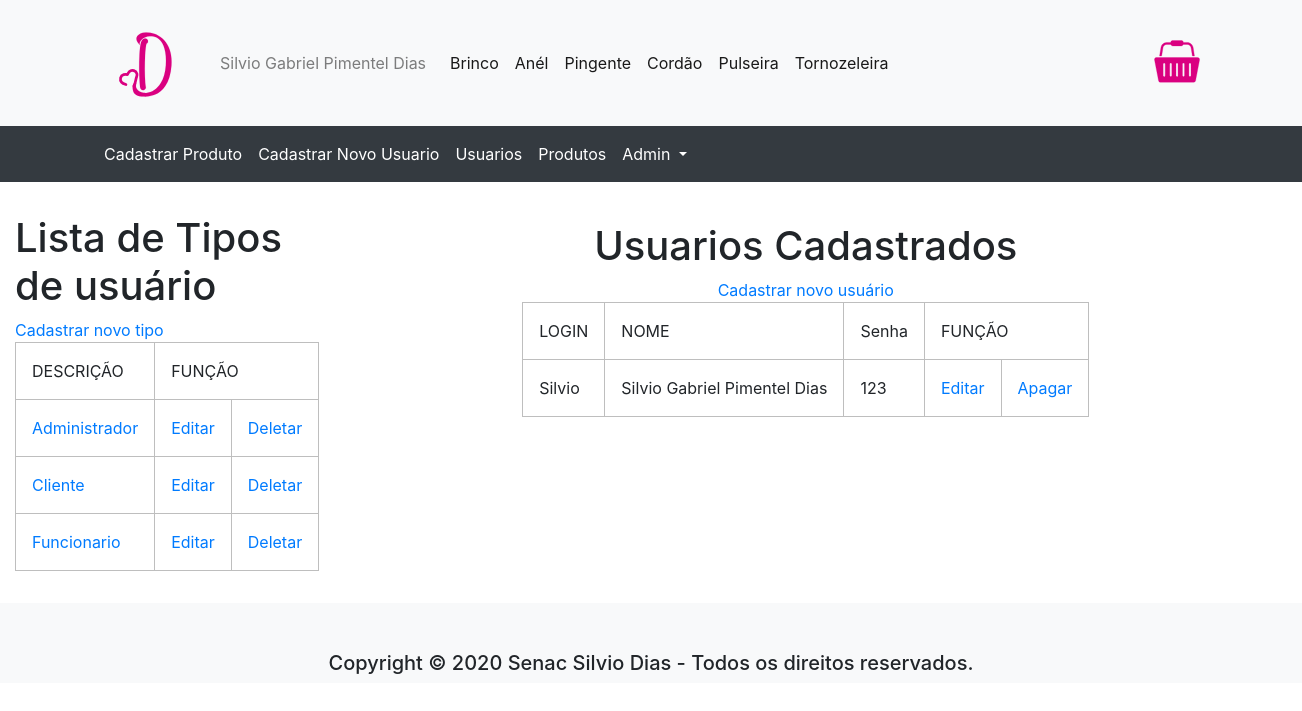
The page /index.php?pagina=usuarios (signed in) on the database as committed earlier.
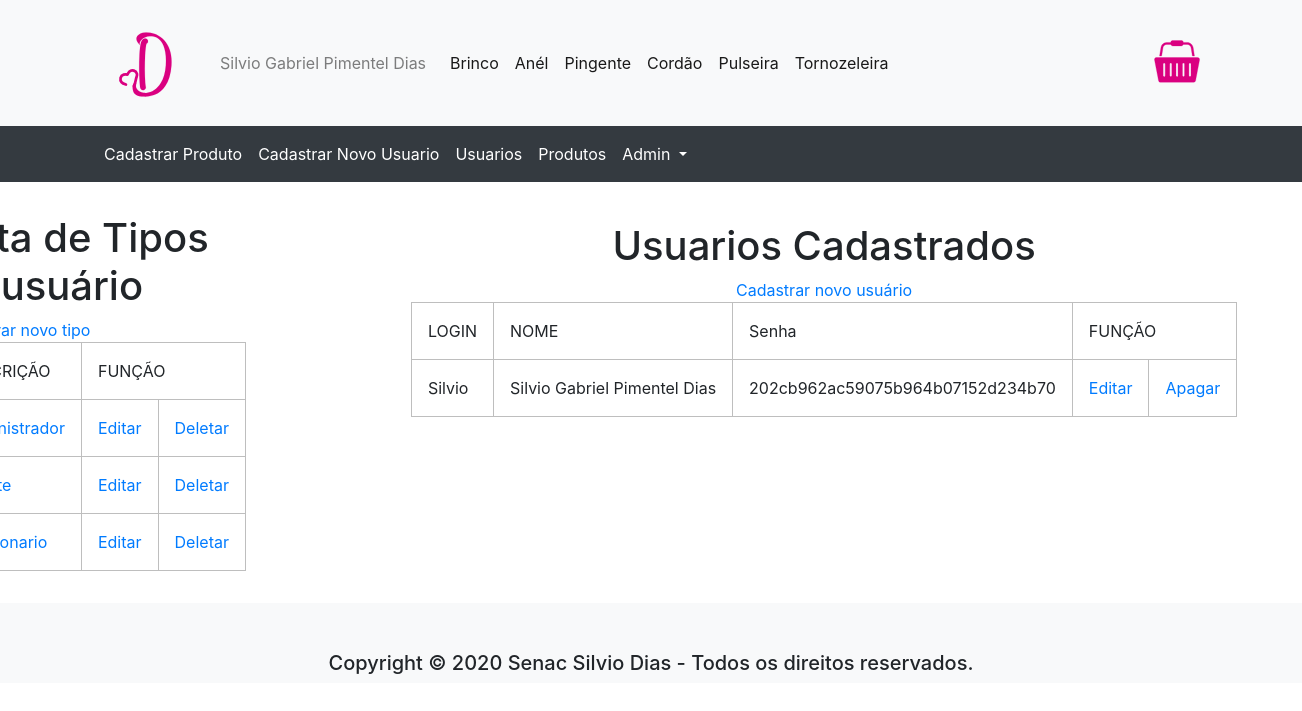
The same page on the database as committed later.
### tables this page shows
CREATE TABLE usuario(
	id_usuario INT AUTO_INCREMENT,
    login VARCHAR(10) NOT NULL,
    senha VARCHAR(500) NOT NULL,
    nome VARCHAR(50) NOT NULL,
    email VARCHAR(30) NOT NULL,
    nascimento DATE,
    endereco VARCHAR(40),
    numero VARCHAR(10),
    complemento VARCHAR(20),
    bairro VARCHAR(25),
    cidade VARCHAR(25),
    estado VARCHAR(2),
    cep VARCHAR(10),
    telefone VARCHAR(14),
    tipo_usuario VARCHAR(20),
    PRIMARY KEY(id_usuario)
);

### paginas/ADMIN/usuarios.php (the view, shortened to what this page needs)
<?php
    if(!isset($_GET['tipoid'])){
    $query = 'SELECT * FROM usuario';
    }else{
        $tipoid = $_GET['tipoid'];
        $query = 'SELECT * FROM usuario WHERE id_tipo ='.$tipoid;
    }
    $consulta = mysqli_query($conexao, $query);
    $query_tipo = 'SELECT * FROM tipo_usuario';
    $tipo = mysqli_query($conexao, $query_tipo);
?>
<div class="containerLista">
    <div class="adminArea">
        <div id="tabelaTipo_usuario" class="col-3">
            <h1>Lista de Tipos de usuário</h1>
            <a class="link_botao" href="?pagina=cadastro_funcionarios">Cadastrar novo tipo</a>
                <table cellspacing=0>
                    <tr>
                        <th>DESCRIÇÃO</th>
                        <th colspan="2">FUNÇÃO</th>
                    </tr>
                    <?php
                        while($linha = mysqli_fetch_array($tipo)){
                            ?>
                        <tr>
                        <td><a href="?pagina=usuarios&tipoid=<?=$linha['id_tipo']?>"><?=$linha['descricao']?></a></td>
                        <td class=tabela-celula><a href="?pagina=cadastro_funcionarios&id_tipo=<?=$linha['id_tipo']?>">Editar</td>
                        <td class=tabela-celula><a href="./script/excluir_tipo_usuario.php?id=<?$linha['id_tipo']?>">Deletar</a></td>
                        </tr>
                    <?php
                        }
                    ?>
                </table>
        </div>
        <div id="tabelaUsuario" class="tabela col-9">
        <h1>Usuarios Cadastrados</h1>
        <a class="link_botao" href="?pagina=cadastro">Cadastrar novo usuário</a>
            <table cellspacing=0>
                <tr>
                    <th>LOGIN</th>
                    <th>NOME</th>
                    <th>Senha</th>
                    <th colspan="3">FUNÇÃO</th>
                </tr>
                <?php
                    while($linha = mysqli_fetch_array($consulta)){
                        ?>
                        <tr>
                        <td><?=$linha['login']?></td>
                        <td><?=$linha['nome']?></td>
                        <td><?=$linha['senha']?></td>
                        <td class=tabela-celula><a href="?pagina=cadastro&id=<?=$linha['id_usuario']?>">Editar</a></td>
                        <td class=tabela-celula><a href="./script/excluir_usuario.php?id=<?=$linha['id_usuario']?>">Apagar</a></td>
                        </tr>
                    <?php
                    }
                    ?>
        </div>
    </div>
</div>

Rows that differ between the two databases and show on the page:
changed usuario "Silvio": senha "123" → "202cb962ac59075b964b07152d234b70"
